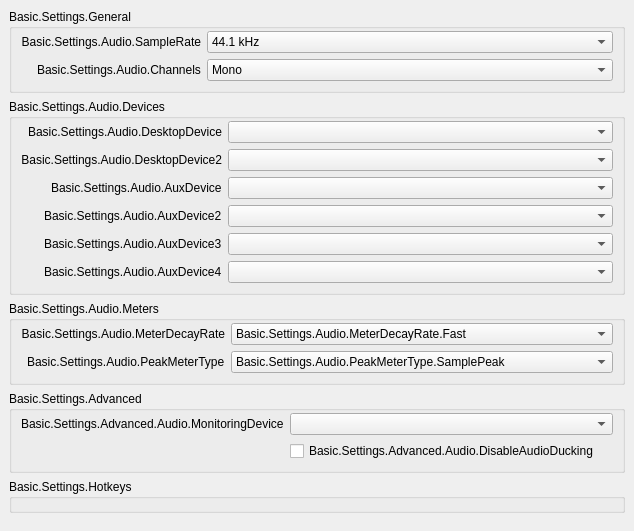
           <widget class="QWidget" name="scrollAreaWidgetContents_50">
            <property name="geometry">
             <rect>
              <x>0</x>
              <y>0</y>
              <width>634</width>
              <height>453</height>
             </rect>
            </property>
            <layout class="QVBoxLayout" name="verticalLayout_50">
             <property name="leftMargin">
              <number>0</number>
             </property>
             <property name="topMargin">
              <number>0</number>
             </property>
             <property name="rightMargin">
              <number>0</number>
             </property>
             <property name="bottomMargin">
              <number>9</number>
             </property>
             <item alignment="Qt::AlignTop">
              <widget class="QWidget" name="widget_50" native="true">
               <layout class="QVBoxLayout" name="verticalLayout_51">
                <item>
                 <widget class="QGroupBox" name="audioGeneralGroupBox">
                  <property name="title">
                   <string>Basic.Settings.General</string>
                  </property>
                  <layout class="QFormLayout" name="formLayout_52">
                   <property name="fieldGrowthPolicy">
                    <enum>QFormLayout::AllNonFixedFieldsGrow</enum>
                   </property>
                   <property name="labelAlignment">
                    <set>Qt::AlignRight|Qt::AlignTrailing|Qt::AlignVCenter</set>
                   </property>
                   <property name="topMargin">
                    <number>2</number>
                   </property>
                   <item row="0" column="0">
                    <widget class="QLabel" name="label_14">
                     <property name="minimumSize">
                      <size>
                       <width>170</width>
                       <height>0</height>
                      </size>
                     </property>
                     <property name="text">
                      <string>Basic.Settings.Audio.SampleRate</string>
                     </property>
                     <property name="alignment">
                      <set>Qt::AlignRight|Qt::AlignTrailing|Qt::AlignVCenter</set>
                     </property>
                     <property name="buddy">
                      <cstring>sampleRate</cstring>
                     </property>
                    </widget>
                   </item>
                   <item row="0" column="1">
                    <widget class="QComboBox" name="sampleRate">
                     <property name="currentText">
                      <string notr="true">44.1 kHz</string>
                     </property>
                     <property name="currentIndex">
                      <number>0</number>
                     </property>
                     <item>
                      <property name="text">
                       <string>44.1 kHz</string>
                      </property>
                     </item>
                     <item>
                      <property name="text">
                       <string>48 kHz</string>
                      </property>
                     </item>
                    </widget>
                   </item>
                   <item row="1" column="0">
                    <widget class="QLabel" name="label_15">
                     <property name="text">
                      <string>Basic.Settings.Audio.Channels</string>
                     </property>
                     <property name="buddy">
                      <cstring>channelSetup</cstring>
                     </property>
                    </widget>
                   </item>
                   <item row="1" column="1">
                    <widget class="QComboBox" name="channelSetup">
                     <property name="currentText">
                      <string>Mono</string>
                     </property>
                     <property name="currentIndex">
                      <number>0</number>
                     </property>
                     <item>
                      <property name="text">
                       <string>Mono</string>
                      </property>
                     </item>
                     <item>
                      <property name="text">
                       <string>Stereo</string>
                      </property>
                     </item>
                     <item>
                      <property name="text">
                       <string>2.1</string>
                      </property>
                     </item>
                     <item>
                      <property name="text">
                       <string>4.0</string>
                      </property>
                     </item>
                     <item>
                      <property name="text">
                       <string>4.1</string>
                      </property>
                     </item>
                     <item>
                      <property name="text">
                       <string>5.1</string>
                      </property>
                     </item>
                     <item>
                      <property name="text">
                       <string>7.1</string>
                      </property>
                     </item>
                    </widget>
                   </item>
                  </layout>
                 </widget>
                </item>
                <item>
                 <widget class="QGroupBox" name="audioDevicesGroupBox">
                  <property name="title">
                   <string>Basic.Settings.Audio.Devices</string>
                  </property>
                  <layout class="QFormLayout" name="formLayout_53">
                   <property name="fieldGrowthPolicy">
                    <enum>QFormLayout::AllNonFixedFieldsGrow</enum>
                   </property>
                   <property name="labelAlignment">
                    <set>Qt::AlignRight|Qt::AlignTrailing|Qt::AlignVCenter</set>
                   </property>
                   <property name="topMargin">
                    <number>2</number>
                   </property>
                   <item row="0" column="0">
                    <widget class="QLabel" name="label_2">
                     <property name="minimumSize">
                      <size>
                       <width>170</width>
                       <height>0</height>
                      </size>
                     </property>
                     <property name="text">
                      <string>Basic.Settings.Audio.DesktopDevice</string>
                     </property>
                     <property name="alignment">
                      <set>Qt::AlignRight|Qt::AlignTrailing|Qt::AlignVCenter</set>
                     </property>
                     <property name="buddy">
                      <cstring>desktopAudioDevice1</cstring>
                     </property>
                    </widget>
                   </item>
                   <item row="0" column="1">
                    <widget class="QComboBox" name="desktopAudioDevice1">
                     <property name="enabled">
                      <bool>true</bool>
                     </property>
                    </widget>
                   </item>
                   <item row="1" column="0">
                    <widget class="QLabel" name="label_3">
                     <property name="text">
                      <string>Basic.Settings.Audio.DesktopDevice2</string>
                     </property>
                     <property name="alignment">
                      <set>Qt::AlignRight|Qt::AlignTrailing|Qt::AlignVCenter</set>
                     </property>
                     <property name="buddy">
                      <cstring>desktopAudioDevice2</cstring>
                     </property>
                    </widget>
                   </item>
                   <item row="1" column="1">
                    <widget class="QComboBox" name="desktopAudioDevice2">
                     <property name="enabled">
                      <bool>true</bool>
                     </property>
                    </widget>
                   </item>
                   <item row="2" column="0">
                    <widget class="QLabel" name="label_4">
                     <property name="text">
                      <string>Basic.Settings.Audio.AuxDevice</string>
                     </property>
                     <property name="buddy">
                      <cstring>auxAudioDevice1</cstring>
                     </property>
                    </widget>
                   </item>
                   <item row="2" column="1">
                    <widget class="QComboBox" name="auxAudioDevice1">
                     <property name="enabled">
                      <bool>true</bool>
                     </property>
                    </widget>
                   </item>
                   <item row="3" column="0">
                    <widget class="QLabel" name="label_5">
                     <property name="text">
                      <string>Basic.Settings.Audio.AuxDevice2</string>
                     </property>
                     <property name="buddy">
                      <cstring>auxAudioDevice2</cstring>
                     </property>
                    </widget>
                   </item>
                   <item row="3" column="1">
                    <widget class="QComboBox" name="auxAudioDevice2">
                     <property name="enabled">
                      <bool>true</bool>
                     </property>
                    </widget>
                   </item>
                   <item row="4" column="0">
                    <widget class="QLabel" name="label_6">
                     <property name="text">
                      <string>Basic.Settings.Audio.AuxDevice3</string>
                     </property>
                     <property name="buddy">
                      <cstring>auxAudioDevice3</cstring>
                     </property>
                    </widget>
                   </item>
                   <item row="4" column="1">
                    <widget class="QComboBox" name="auxAudioDevice3">
                     <property name="enabled">
                      <bool>true</bool>
                     </property>
                    </widget>
                   </item>
                   <item row="5" column="1">
                    <widget class="QComboBox" name="auxAudioDevice4">
                     <property name="enabled">
                      <bool>true</bool>
                     </property>
                    </widget>
                   </item>
                   <item row="5" column="0">
                    <widget class="QLabel" name="label_67">
                     <property name="text">
                      <string>Basic.Settings.Audio.AuxDevice4</string>
                     </property>
                     <property name="buddy">
                      <cstring>auxAudioDevice4</cstring>
                     </property>
                    </widget>
                   </item>
                  </layout>
                 </widget>
                </item>
                <item>
                 <widget class="QGroupBox" name="audioMetersGroupBox">
                  <property name="title">
                   <string>Basic.Settings.Audio.Meters</string>
                  </property>
                  <layout class="QFormLayout" name="formLayout_54">
                   <property name="fieldGrowthPolicy">
                    <enum>QFormLayout::AllNonFixedFieldsGrow</enum>
                   </property>
                   <property name="labelAlignment">
                    <set>Qt::AlignRight|Qt::AlignTrailing|Qt::AlignVCenter</set>
                   </property>
                   <property name="topMargin">
                    <number>2</number>
                   </property>
                   <item row="0" column="0">
                    <widget class="QLabel" name="label_65">
                     <property name="minimumSize">
                      <size>
                       <width>170</width>
                       <height>0</height>
                      </size>
                     </property>
                     <property name="text">
                      <string>Basic.Settings.Audio.MeterDecayRate</string>
                     </property>
                     <property name="alignment">
                      <set>Qt::AlignRight|Qt::AlignTrailing|Qt::AlignVCenter</set>
                     </property>
                     <property name="buddy">
                      <cstring>meterDecayRate</cstring>
                     </property>
                    </widget>
                   </item>
                   <item row="0" column="1">
                    <widget class="QComboBox" name="meterDecayRate">
                     <property name="currentText">
                      <string>Basic.Settings.Audio.MeterDecayRate.Fast</string>
                     </property>
                     <property name="currentIndex">
                      <number>0</number>
                     </property>
                     <item>
                      <property name="text">
                       <string>Basic.Settings.Audio.MeterDecayRate.Fast</string>
                      </property>
                     </item>
                     <item>
                      <property name="text">
                       <string>Basic.Settings.Audio.MeterDecayRate.Medium</string>
                      </property>
                     </item>
                     <item>
                      <property name="text">
                       <string>Basic.Settings.Audio.MeterDecayRate.Slow</string>
                      </property>
                     </item>
                    </widget>
                   </item>
                   <item row="1" column="0">
                    <widget class="QLabel" name="label_66">
                     <property name="text">
                      <string>Basic.Settings.Audio.PeakMeterType</string>
                     </property>
                     <property name="buddy">
                      <cstring>peakMeterType</cstring>
                     </property>
                    </widget>
                   </item>
                   <item row="1" column="1">
                    <widget class="QComboBox" name="peakMeterType">
                     <property name="currentIndex">
                      <number>0</number>
                     </property>
                     <item>
                      <property name="text">
                       <string>Basic.Settings.Audio.PeakMeterType.SamplePeak</string>
                      </property>
                     </item>
                     <item>
                      <property name="text">
                       <string>Basic.Settings.Audio.PeakMeterType.TruePeak</string>
                      </property>
                     </item>
                    </widget>
                   </item>
                  </layout>
                 </widget>
                </item>
                <item>
                 <widget class="QGroupBox" name="audioAdvGroupBox">
                  <property name="title">
                   <string>Basic.Settings.Advanced</string>
                  </property>
                  <layout class="QFormLayout" name="formLayout_56">
                   <property name="fieldGrowthPolicy">
                    <enum>QFormLayout::AllNonFixedFieldsGrow</enum>
                   </property>
                   <property name="labelAlignment">
                    <set>Qt::AlignRight|Qt::AlignTrailing|Qt::AlignVCenter</set>
                   </property>
                   <property name="topMargin">
                    <number>2</number>
                   </property>
                   <item row="0" column="0">
                    <widget class="QLabel" name="monitoringDeviceLabel">
                     <property name="text">
                      <string>Basic.Settings.Advanced.Audio.MonitoringDevice</string>
                     </property>
                     <property name="buddy">
                      <cstring>monitoringDevice</cstring>
                     </property>
                    </widget>
                   </item>
                   <item row="0" column="1">
                    <widget class="QComboBox" name="monitoringDevice"/>
                   </item>
                   <item row="1" column="0">
                    <spacer name="horizontalSpacer_11">
                     <property name="orientation">
                      <enum>Qt::Horizontal</enum>
                     </property>
                     <property name="sizeHint" stdset="0">
                      <size>
                       <width>170</width>
                       <height>20</height>
                      </size>
                     </property>
                    </spacer>
                   </item>
                   <item row="1" column="1">
                    <widget class="QCheckBox" name="disableAudioDucking">
                     <property name="text">
                      <string>Basic.Settings.Advanced.Audio.DisableAudioDucking</string>
                     </property>
                    </widget>
                   </item>
                  </layout>
                 </widget>
                </item>
                <item>
                 <widget class="QGroupBox" name="audioHotkeysGroupBox">
                  <property name="title">
                   <string>Basic.Settings.Hotkeys</string>
                  </property>
                  <layout class="QFormLayout" name="audioSourceLayout">
                   <property name="fieldGrowthPolicy">
                    <enum>QFormLayout::AllNonFixedFieldsGrow</enum>
                   </property>
                   <property name="labelAlignment">
                    <set>Qt::AlignRight|Qt::AlignTrailing|Qt::AlignVCenter</set>
                   </property>
                   <property name="topMargin">
                    <number>2</number>
                   </property>
                  </layout>
                 </widget>
                </item>
               </layout>
              </widget>
             </item>
            </layout>
           </widget>
